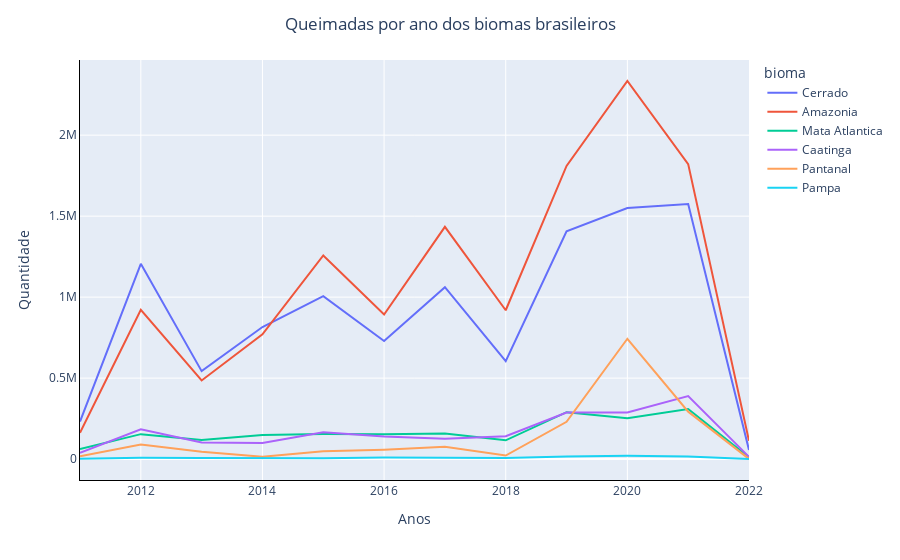

The notebook cell saved with this chart:
### Code cell
queimaidas_por_ano = px.line(biomas_por_ano,  x= "datahora",y= 'count',color = 'bioma')
queimaidas_por_ano.update_layout(xaxis = dict(title = 'Anos',
                                linecolor='rgba(0,0,0,1)', # adicionando linppppppppe3ha em y = 0
                                tickmode = 'array', # alterando o modo dos ticks
                                tickformat=False,
                               ), # setando o valor do tick de x
                    yaxis = dict(title = 'Quantidade',  # alterando o titulo do eixo y
                                  linecolor='rgba(0,0,0,1)', # adicionando linha em x = 0
                                  ),
                    title_text='Queimadas por ano dos biomas brasileiros', title_x = 0.5)
queimaidas_por_ano

### Figure 1 — Plotly figure (JSON) as saved in the notebook; plotly's stock layout.template omitted (floating-point values rounded to 4 significant figures)
{"data": [{"hovertemplate": "bioma=Cerrado<br>datahora=%{x}<br>count=%{y}<extra></extra>", "legendgroup": "Cerrado", "line": {"color": "#636efa", "dash": "solid"}, "marker": {"symbol": "circle"}, "mode": "lines", "name": "Cerrado", "orientation": "v", "showlegend": true, "type": "scatter", "x": [2011, 2012, 2013, 2014, 2015, 2016, 2017, 2018, 2019, 2020, 2021, 2022], "xaxis": "x", "y": [231983, 1205672, 543099, 815419, 1006265, 729216, 1061276, 604711, 1406085, 1550576, 1575246, 56018], "yaxis": "y"}, {"hovertemplate": "bioma=Amazonia<br>datahora=%{x}<br>count=%{y}<extra></extra>", "legendgroup": "Amazonia", "line": {"color": "#EF553B", "dash": "solid"}, "marker": {"symbol": "circle"}, "mode": "lines", "name": "Amazonia", "orientation": "v", "showlegend": true, "type": "scatter", "x": [2011, 2012, 2013, 2014, 2015, 2016, 2017, 2018, 2019, 2020, 2021, 2022], "xaxis": "x", "y": [163147, 921306, 485744, 770694, 1257284, 892350, 1434113, 919153, 1810193, 2334463, 1821321, 112761], "yaxis": "y"}, {"hovertemplate": "bioma=Mata Atlantica<br>datahora=%{x}<br>count=%{y}<extra></extra>", "legendgroup": "Mata Atlantica", "line": {"color": "#00cc96", "dash": "solid"}, "marker": {"symbol": "circle"}, "mode": "lines", "name": "Mata Atlantica", "orientation": "v", "showlegend": true, "type": "scatter", "x": [2011, 2012, 2013, 2014, 2015, 2016, 2017, 2018, 2019, 2020, 2021, 2022], "xaxis": "x", "y": [62716, 154097, 118100, 149033, 155383, 153692, 158246, 116015, 289630, 252996, 309693, 10648], "yaxis": "y"}, {"hovertemplate": "bioma=Caatinga<br>datahora=%{x}<br>count=%{y}<extra></extra>", "legendgroup": "Caatinga", "line": {"color": "#ab63fa", "dash": "solid"}, "marker": {"symbol": "circle"}, "mode": "lines", "name": "Caatinga", "orientation": "v", "showlegend": true, "type": "scatter", "x": [2011, 2012, 2013, 2014, 2015, 2016, 2017, 2018, 2019, 2020, 2021, 2022], "xaxis": "x", "y": [39378, 183886, 102991, 100163, 166083, 139669, 126315, 140843, 287893, 287350, 388970, 13860], "yaxis": "y"}, {"hovertemplate": "bioma=Pantanal<br>datahora=%{x}<br>count=%{y}<extra></extra>", "legendgroup": "Pantanal", "line": {"color": "#FFA15A", "dash": "solid"}, "marker": {"symbol": "circle"}, "mode": "lines", "name": "Pantanal", "orientation": "v", "showlegend": true, "type": "scatter", "x": [2011, 2012, 2013, 2014, 2015, 2016, 2017, 2018, 2019, 2020, 2021, 2022], "xaxis": "x", "y": [17398, 89628, 45201, 14815, 48201, 58251, 76181, 21918, 230295, 742977, 292961, 1440], "yaxis": "y"}, {"hovertemplate": "bioma=Pampa<br>datahora=%{x}<br>count=%{y}<extra></extra>", "legendgroup": "Pampa", "line": {"color": "#19d3f3", "dash": "solid"}, "marker": {"symbol": "circle"}, "mode": "lines", "name": "Pampa", "orientation": "v", "showlegend": true, "type": "scatter", "x": [2011, 2012, 2013, 2014, 2015, 2016, 2017, 2018, 2019, 2020, 2021, 2022], "xaxis": "x", "y": [1511, 7943, 6386, 5271, 5747, 9443, 7777, 6463, 16321, 20471, 16404, 679], "yaxis": "y"}], "layout": {"legend": {"title": {"text": "bioma"}, "tracegroupgap": 0}, "margin": {"t": 60}, "title": {"text": "Queimadas por ano dos biomas brasileiros", "x": 0.5}, "xaxis": {"anchor": "y", "domain": [0, 1], "linecolor": "rgba(0,0,0,1)", "tickformat": "False", "tickmode": "array", "title": {"text": "Anos"}}, "yaxis": {"anchor": "x", "domain": [0, 1], "linecolor": "rgba(0,0,0,1)", "title": {"text": "Quantidade"}}}}
